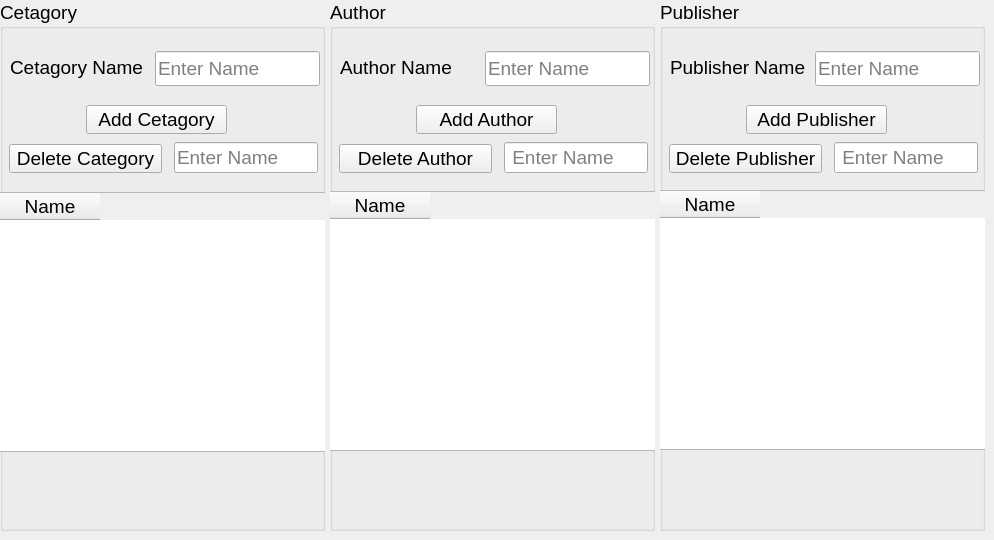
    <widget class="QWidget" name="tab_4">
     <attribute name="title">
      <string>Page</string>
     </attribute>
     <widget class="QGroupBox" name="groupBox_3">
      <property name="geometry">
       <rect>
        <x>0</x>
        <y>0</y>
        <width>325</width>
        <height>531</height>
       </rect>
      </property>
      <property name="font">
       <font>
        <family>Microsoft YaHei UI</family>
        <pointsize>14</pointsize>
        <weight>50</weight>
        <italic>false</italic>
        <bold>false</bold>
       </font>
      </property>
      <property name="styleSheet">
       <string notr="true">font: 14pt &quot;Microsoft YaHei UI&quot;;</string>
      </property>
      <property name="title">
       <string>Cetagory</string>
      </property>
      <widget class="QLineEdit" name="lineEdit_9">
       <property name="geometry">
        <rect>
         <x>155</x>
         <y>51</y>
         <width>165</width>
         <height>35</height>
        </rect>
       </property>
       <property name="styleSheet">
        <string notr="true">font: 12pt &quot;Microsoft YaHei UI&quot;;</string>
       </property>
       <property name="placeholderText">
        <string>Enter Name</string>
       </property>
      </widget>
      <widget class="QLineEdit" name="lineEdit_11">
       <property name="geometry">
        <rect>
         <x>174</x>
         <y>142</y>
         <width>144</width>
         <height>31</height>
        </rect>
       </property>
       <property name="styleSheet">
        <string notr="true">font: 12pt &quot;Microsoft YaHei UI&quot;;</string>
       </property>
       <property name="placeholderText">
        <string>Enter Name</string>
       </property>
       <property name="clearButtonEnabled">
        <bool>false</bool>
       </property>
      </widget>
      <widget class="QLabel" name="label_22">
       <property name="geometry">
        <rect>
         <x>10</x>
         <y>57</y>
         <width>141</width>
         <height>21</height>
        </rect>
       </property>
       <property name="styleSheet">
        <string notr="true">font: 12pt &quot;Microsoft YaHei UI&quot;;</string>
       </property>
       <property name="text">
        <string>Cetagory Name</string>
       </property>
      </widget>
      <widget class="QPushButton" name="pushButton_15">
       <property name="geometry">
        <rect>
         <x>9</x>
         <y>144</y>
         <width>153</width>
         <height>29</height>
        </rect>
       </property>
       <property name="styleSheet">
        <string notr="true">font: 12pt &quot;Microsoft YaHei UI&quot;;</string>
       </property>
       <property name="text">
        <string>Delete Category</string>
       </property>
      </widget>
      <widget class="QPushButton" name="pushButton_16">
       <property name="geometry">
        <rect>
         <x>86</x>
         <y>105</y>
         <width>141</width>
         <height>29</height>
        </rect>
       </property>
       <property name="styleSheet">
        <string notr="true">font: 12pt &quot;Microsoft YaHei UI&quot;;</string>
       </property>
       <property name="text">
        <string>Add Cetagory</string>
       </property>
      </widget>
      <widget class="QTableWidget" name="tableWidget_3">
       <property name="geometry">
        <rect>
         <x>-1</x>
         <y>192</y>
         <width>327</width>
         <height>260</height>
        </rect>
       </property>
       <property name="styleSheet">
        <string notr="true">font: 12pt &quot;Microsoft YaHei UI&quot;;</string>
       </property>
       <property name="locale">
        <locale language="Bengali" country="Bangladesh"/>
       </property>
       <column>
        <property name="text">
         <string>Name</string>
        </property>
       </column>
      </widget>
     </widget>
     <widget class="QGroupBox" name="groupBox_5">
      <property name="geometry">
       <rect>
        <x>330</x>
        <y>0</y>
        <width>325</width>
        <height>531</height>
       </rect>
      </property>
      <property name="font">
       <font>
        <family>Microsoft YaHei UI</family>
        <pointsize>14</pointsize>
        <weight>50</weight>
        <italic>false</italic>
        <bold>false</bold>
       </font>
      </property>
      <property name="styleSheet">
       <string notr="true">font: 14pt &quot;Microsoft YaHei UI&quot;;</string>
      </property>
      <property name="title">
       <string>Author</string>
      </property>
      <widget class="QLabel" name="label_23">
       <property name="geometry">
        <rect>
         <x>10</x>
         <y>57</y>
         <width>141</width>
         <height>21</height>
        </rect>
       </property>
       <property name="styleSheet">
        <string notr="true">font: 12pt &quot;Microsoft YaHei UI&quot;;</string>
       </property>
       <property name="text">
        <string>Author Name</string>
       </property>
      </widget>
      <widget class="QTableWidget" name="tableWidget_4">
       <property name="geometry">
        <rect>
         <x>-1</x>
         <y>191</y>
         <width>334</width>
         <height>260</height>
        </rect>
       </property>
       <property name="styleSheet">
        <string notr="true">font: 12pt &quot;Microsoft YaHei UI&quot;;</string>
       </property>
       <column>
        <property name="text">
         <string>Name</string>
        </property>
       </column>
      </widget>
      <widget class="QLineEdit" name="lineEdit_15">
       <property name="geometry">
        <rect>
         <x>174</x>
         <y>142</y>
         <width>144</width>
         <height>31</height>
        </rect>
       </property>
       <property name="styleSheet">
        <string notr="true">font: 12pt &quot;Microsoft YaHei UI&quot;;</string>
       </property>
       <property name="placeholderText">
        <string> Enter Name</string>
       </property>
      </widget>
      <widget class="QLineEdit" name="lineEdit_16">
       <property name="geometry">
        <rect>
         <x>155</x>
         <y>51</y>
         <width>165</width>
         <height>35</height>
        </rect>
       </property>
       <property name="styleSheet">
        <string notr="true">font: 12pt &quot;Microsoft YaHei UI&quot;;</string>
       </property>
       <property name="placeholderText">
        <string>Enter Name</string>
       </property>
      </widget>
      <widget class="QPushButton" name="pushButton_17">
       <property name="geometry">
        <rect>
         <x>9</x>
         <y>144</y>
         <width>153</width>
         <height>29</height>
        </rect>
       </property>
       <property name="styleSheet">
        <string notr="true">font: 12pt &quot;Microsoft YaHei UI&quot;;</string>
       </property>
       <property name="text">
        <string>Delete Author</string>
       </property>
      </widget>
      <widget class="QPushButton" name="pushButton_18">
       <property name="geometry">
        <rect>
         <x>86</x>
         <y>105</y>
         <width>141</width>
         <height>29</height>
        </rect>
       </property>
       <property name="styleSheet">
        <string notr="true">font: 12pt &quot;Microsoft YaHei UI&quot;;</string>
       </property>
       <property name="text">
        <string>Add Author</string>
       </property>
      </widget>
     </widget>
     <widget class="QGroupBox" name="groupBox_4">
      <property name="geometry">
       <rect>
        <x>660</x>
        <y>0</y>
        <width>325</width>
        <height>531</height>
       </rect>
      </property>
      <property name="font">
       <font>
        <pointsize>14</pointsize>
       </font>
      </property>
      <property name="title">
       <string>Publisher</string>
      </property>
      <widget class="QTableWidget" name="tableWidget_5">
       <property name="geometry">
        <rect>
         <x>-1</x>
         <y>190</y>
         <width>333</width>
         <height>260</height>
        </rect>
       </property>
       <property name="styleSheet">
        <string notr="true">font: 12pt &quot;Microsoft YaHei UI&quot;;</string>
       </property>
       <column>
        <property name="text">
         <string>Name</string>
        </property>
       </column>
      </widget>
      <widget class="QLineEdit" name="lineEdit_17">
       <property name="geometry">
        <rect>
         <x>155</x>
         <y>51</y>
         <width>165</width>
         <height>35</height>
        </rect>
       </property>
       <property name="styleSheet">
        <string notr="true">font: 12pt &quot;Microsoft YaHei UI&quot;;</string>
       </property>
       <property name="placeholderText">
        <string>Enter Name</string>
       </property>
      </widget>
      <widget class="QLineEdit" name="lineEdit_18">
       <property name="geometry">
        <rect>
         <x>174</x>
         <y>142</y>
         <width>144</width>
         <height>31</height>
        </rect>
       </property>
       <property name="styleSheet">
        <string notr="true">font: 12pt &quot;Microsoft YaHei UI&quot;;</string>
       </property>
       <property name="placeholderText">
        <string> Enter Name</string>
       </property>
      </widget>
      <widget class="QPushButton" name="pushButton_19">
       <property name="geometry">
        <rect>
         <x>9</x>
         <y>144</y>
         <width>153</width>
         <height>29</height>
        </rect>
       </property>
       <property name="styleSheet">
        <string notr="true">font: 12pt &quot;Microsoft YaHei UI&quot;;</string>
       </property>
       <property name="text">
        <string>Delete Publisher</string>
       </property>
      </widget>
      <widget class="QPushButton" name="pushButton_20">
       <property name="geometry">
        <rect>
         <x>86</x>
         <y>105</y>
         <width>141</width>
         <height>29</height>
        </rect>
       </property>
       <property name="styleSheet">
        <string notr="true">font: 12pt &quot;Microsoft YaHei UI&quot;;</string>
       </property>
       <property name="text">
        <string>Add Publisher</string>
       </property>
      </widget>
      <widget class="QLabel" name="label_24">
       <property name="geometry">
        <rect>
         <x>10</x>
         <y>57</y>
         <width>141</width>
         <height>21</height>
        </rect>
       </property>
       <property name="styleSheet">
        <string notr="true">font: 12pt &quot;Microsoft YaHei UI&quot;;</string>
       </property>
       <property name="text">
        <string>Publisher Name</string>
       </property>
      </widget>
     </widget>
    </widget>
